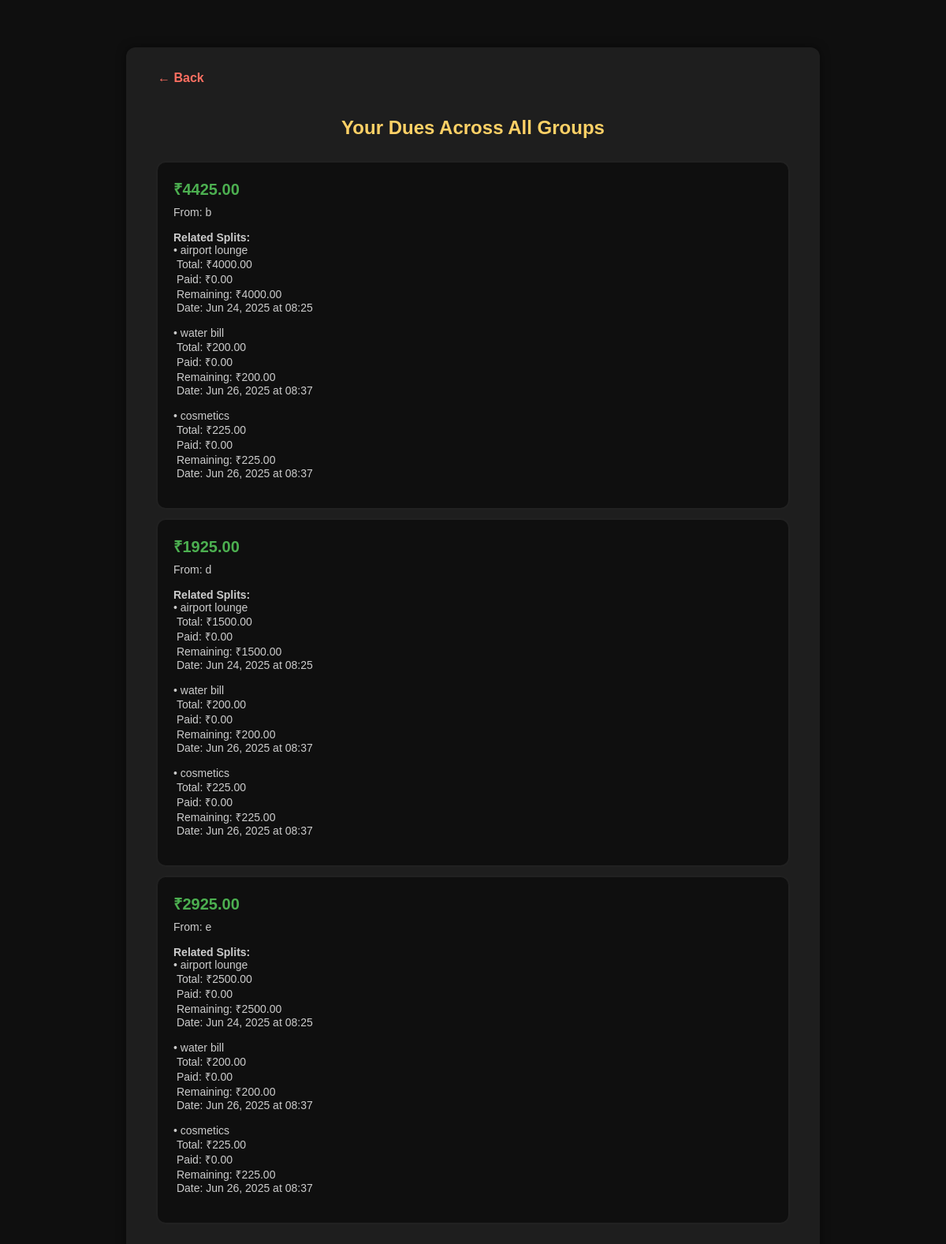
Screenshot of /dues/ (signed in) with the database file from the repository.
### core/models.py (models this page shows, shortened)
class Split(models.Model):
    grp_id = models.ForeignKey(Group, on_delete=models.CASCADE)
    split_by = models.ForeignKey(User, on_delete=models.CASCADE, related_name='splits_paid')
    amount = models.DecimalField(max_digits=10, decimal_places=2)
    description = models.TextField(blank=True)
    created_at = models.DateTimeField(auto_now_add=True)
    fully_paid = models.BooleanField(default=False)
    CATEGORY_CHOICES = [
        ('Food', 'Food'),
        ('Travel', 'Travel'),
        ('Rent', 'Rent'),
        ('Bills', 'Bills'),
        ('Groceries', 'Groceries'),
        ('Shopping', 'Shopping'),
        ('Entertainment', 'Entertainment'),
        ('Health', 'Health'),
        ('Gifts', 'Gifts'),
        ('General', 'General'),
    ]
    category = models.CharField(
        max_length=20,
        choices=CATEGORY_CHOICES,
        default='General'
    )

class Payer(models.Model):
    split_id = models.ForeignKey(Split, on_delete=models.CASCADE)
    payer_id = models.ForeignKey(User, on_delete=models.CASCADE)
    amount = models.DecimalField(max_digits=10, decimal_places=2)
    paid = models.BooleanField(default=False)
    class Meta:
        unique_together = ['split_id', 'payer_id']

### core/views.py (the view, shortened to what this page needs)
# urls.py: path('dues/', views.dues_view, name='dashboard_dues'),
@login_required
@never_cache
def dues_view(request, group_id=None):
    user = request.user
    dues_summary = []
    dues_type = request.GET.get('type', 'to-be-paid')
    if group_id:
        group = get_object_or_404(Group, id=group_id)
        members = User.objects.filter(
            id__in=GroupMembers.objects.filter(grp_id=group).values_list('member_id', flat=True)
        ).exclude(id=user.id)
    else:
        group = None
        members = User.objects.exclude(id=user.id)
    for member in members:
        if group_id:
            you_owe_qs = Payer.objects.filter(
                split_id__grp_id=group,
                payer_id=user,
                split_id__split_by=member
            ).select_related('split_id')
            they_owe_qs = Payer.objects.filter(
                split_id__grp_id=group,
                payer_id=member,
                split_id__split_by=user
            ).select_related('split_id')
        else:
            you_owe_qs = Payer.objects.filter(
                payer_id=user,
                split_id__split_by=member
            ).select_related('split_id', 'split_id__grp_id')
            they_owe_qs = Payer.objects.filter(
                payer_id=member,
                split_id__split_by=user
            ).select_related('split_id', 'split_id__grp_id')
        you_owe = 0
        they_owe = 0
        you_owe_splits = []
        they_owe_splits = []
        for p in you_owe_qs:
            total_paid = Settlement.objects.filter(payer=p).aggregate(Sum('amount_paid'))['amount_paid__sum'] or 0
            remaining = p.amount - total_paid
            if remaining > 0:
                you_owe += remaining
                you_owe_splits.append({
                    'split': p.split_id,
                    'amount': p.amount,
                    'paid': total_paid,
                    'remaining': remaining,
                })
        for p in they_owe_qs:
            total_paid = Settlement.objects.filter(payer=p).aggregate(Sum('amount_paid'))['amount_paid__sum'] or 0
            remaining = p.amount - total_paid
            if remaining > 0:
                they_owe += remaining
                they_owe_splits.append({
                    'split': p.split_id,
                    'amount': p.amount,
                    'paid': total_paid,
                    'remaining': remaining,
                })
        if dues_type == 'to-be-paid' and they_owe > you_owe:
            net = round(they_owe - you_owe, 2)
            dues_summary.append({
                'user': member,
                'amount': net,
                'is_positive': True,
                'splits': they_owe_splits
            })
    return render(request, 'dues_list.html', {
        'dues': dues_summary,
        'label': "Your Dues in This Group" if group_id else "Your Dues Across All Groups",
        'group': group,
        'dues_type': dues_type,
    })

### core/templates/dues_list.html (shortened to what this page needs)
{% load static %}
<!DOCTYPE html>
<html lang="en">
<head>
</head>
<body>
<div class="container">
    <a href="{% if group %}{% url 'group_detail' group.id %}{% else %}{% url 'dashboard' %}{% endif %}" class="back-button">← Back</a>
    <h2>{{ label }}</h2>
    {% if dues %}
        {% for d in dues %}
            <div class="dues-entry">
                <div class="amount {% if d.is_positive %}positive{% else %}negative{% endif %}">
                    ₹{{ d.amount|floatformat:2 }}
                </div>
                <div class="meta">
                    {% if d.is_positive %}
                        From: {{ d.user.username }}
                    {% else %}
                        To: {{ d.user.username }}
                    {% endif %}
                    {% if d.splits %}
                        <br><br><strong>Related Splits:</strong><br>
                        {% for s in d.splits %}
    • {% if s.split.description %}{{ s.split.description }}{% else %}Split{% endif %}<br>
    &nbsp;Total: ₹{{ s.amount|floatformat:2 }}<br>
    &nbsp;Paid: ₹{{ s.paid|floatformat:2 }}<br>
    &nbsp;Remaining: ₹{{ s.remaining|floatformat:2 }}<br>
    &nbsp;Date: {{ s.split.created_at|date:"M d, Y" }} at {{ s.split.created_at|time:"H:i" }}<br><br>
{% endfor %}
                    {% endif %}
                </div>
            </div>
        {% endfor %}
    {% else %}
        <p>No unpaid dues.</p>
    {% endif %}
</div>
</body>
</html>

### core/templates/dues_list.html (style rules this page uses)
:root { --primary: #FF6F61; --primary-hover: #e85c50; --accent: #FFD166; --accent-hover: #f6c441; --bg-dark: #0f0f0f; --bg-card: #1e1e1e; --text: #ffffff; --text-muted: #cccccc; --border: #333333; }
body { background-color: var(--bg-dark); font-family: Arial, sans-serif; color: var(--text); margin: 0; padding: 20px; }
.container { max-width: 800px; margin: 40px auto; background-color: var(--bg-card); padding: 30px 40px; border-radius: 12px; box-shadow: 0 0 12px rgba(0, 0, 0, 0.5); }
h2 { text-align: center; color: var(--accent); margin-bottom: 30px; }
.dues-entry { background-color: var(--bg-dark); margin-bottom: 15px; padding: 20px; border-radius: 10px; box-shadow: 0 0 5px rgba(255, 255, 255, 0.05); }
.amount { font-weight: bold; font-size: 20px; margin-bottom: 8px; }
.amount.positive { color: #4CAF50; }
.meta { font-size: 14px; color: var(--text-muted); }
.back-button { display: inline-block; margin-bottom: 20px; color: var(--primary); text-decoration: none; font-weight: bold; }

### rows the page displays
Split: split.description "airport lounge", amount "4000.00", paid "0.00", remaining "4000.00", split.created_at "Jun 24, 2025", split.created_at "08:25", amount "1500.00", remaining "1500.00", amount "2500.00", remaining "2500.00"
Split: split.description "water bill", amount "200.00", paid "0.00", remaining "200.00", split.created_at "Jun 26, 2025", split.created_at "08:37"
Split: split.description "cosmetics", amount "225.00", paid "0.00", remaining "225.00", split.created_at "Jun 26, 2025", split.created_at "08:37"

### other values shown
{{ label }} "Your Dues Across All Groups"
{{ d.amount|floatformat:2 }} "4425.00"
{{ d.user.username }} "b"
{{ d.amount|floatformat:2 }} "1925.00"
{{ d.user.username }} "d"
{{ d.amount|floatformat:2 }} "2925.00"
{{ d.user.username }} "e"
